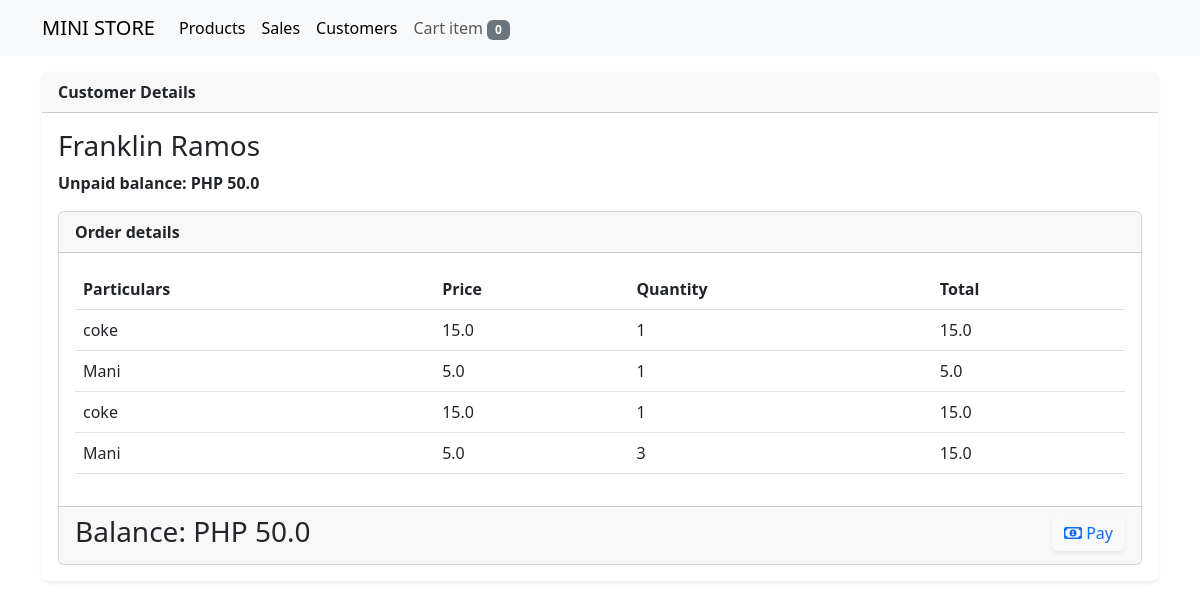
The page /stores/customers/details/1 on the database as committed earlier.
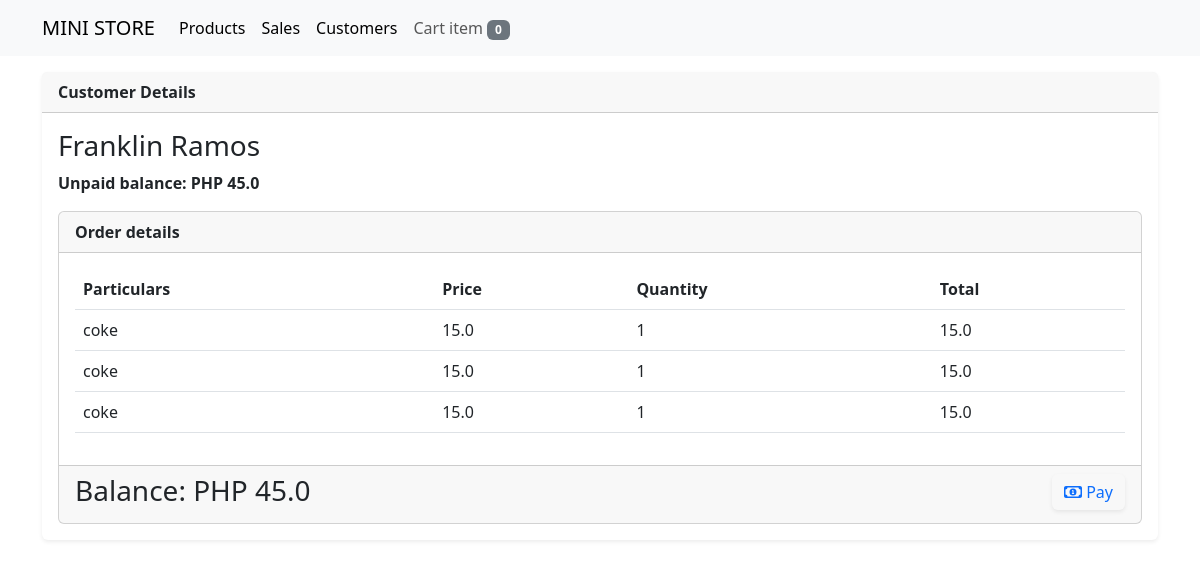
The same page on the database as committed later.
### store/models.py (models this page shows, shortened)
class OrderTransaction(models.Model):
    order_id = models.CharField(max_length=12, unique=True)
    customer = models.ForeignKey(Customer, on_delete=models.CASCADE)
    product = models.ForeignKey(Product, on_delete=models.CASCADE)
    price = models.FloatField()
    quantity = models.PositiveIntegerField()
    total_amount = models.FloatField()
    is_paid = models.BooleanField(default=False)
    created = models.DateTimeField(auto_now_add=True)
    @property
    def get_cost(self):
        cost = self.price * self.quantity
        return cost

class TimeStampedModel(models.Model):
    created = models.DateTimeField(auto_now_add=True)
    updated = models.DateTimeField(auto_now=True)
    class Meta:
        ordering = ('-updated','-created')

class Product(TimeStampedModel):
    user = models.ForeignKey(User, on_delete=models.CASCADE)
    bar_code = models.CharField(max_length=20, unique=True)
    name = models.CharField(max_length=200)
    category = models.ForeignKey(Category, on_delete=models.CASCADE, blank=True, null=True)
    cost = models.FloatField()
    price = models.FloatField()
    quantity = models.IntegerField()

### store/views/customer_view.py (the view)
# urls.py: path('customers/details/<pk>', customer_detail_view, name='customer_details'),
def customer_detail_view(request, pk):
    customer = get_object_or_404(Customer, pk=pk)
    unpaid_orders = OrderTransaction.objects.filter(customer=customer).filter(is_paid=False)
    total_unpaid_orders = unpaid_orders.aggregate(total_unpaid=(Sum(F('price') * F('quantity'))))
    cart = Cart(request)
    cart_items = cart.__len__()
    context = {
        'title': 'customer details',
        'customer': customer,
        'cart_items': cart_items,
        'unpaid_orders': unpaid_orders,
        'total_unpaid_orders': total_unpaid_orders['total_unpaid']
    }
    return render(request, 'customer_detail_view.html', context)

### store/cartitem.py (called while the page is built)
    def __len__(self):
        return sum(item['quantity'] for item in self.cart.values())

### store/templates/customer_detail_view.html (shortened to what this page needs)
{% extends 'base.html' %}
{% block content %}
<div class="row">
    <div class="col-sm-12">
        <div class="card border-0 shadow-sm mt-3">
            <div class="card-header">
                <strong>{{title|title}}</strong>
            </div>
            <div class="card-body">
                <h3>{{ customer.name|title }}</h3>
                <strong>Unpaid balance: PHP {% if total_unpaid_orders %}{{ total_unpaid_orders }}{% else %}0.0{% endif %}</strong>
                {% if unpaid_orders %}
                <div class="card border-1 mt-3">
                    <div class="card-header">
                        <strong>Order details</strong>
                    </div>
                    <div class="card-body">
                        <table class="table">
                            <thead>
                                <tr>
                                    <th>Particulars</th>
                                    <th>Price</th>
                                    <th>Quantity</th>
                                    <th>Total</th>
                                </tr>
                            </thead>
                            <tbody>
                                {% for item in unpaid_orders %}
                                <tr>
                                    <td>{{ item.product.name }}</td>
                                    <td>{{ item.price }}</td>
                                    <td>{{ item.quantity }}</td>
                                    <td>{{ item.get_cost }}</td>
                                </tr>
                                {% endfor %}
                            </tbody>
                        </table>
                    </div>
                    <div class="card-footer">
                        <a class="btn btn-outline-primary border-0 shadow-sm float-end" data-bs-toggle="modal" data-bs-target="#payBalance"><i class="fa-regular fa-money-bill-1"></i> Pay</a>
                        <h3>Balance: PHP {% if total_unpaid_orders %}{{ total_unpaid_orders }}{% else %}0.0{% endif %}</h3>
                    </div>
                </div>
                {% endif %}
            </div>
        </div>
    </div>
</div>
{% endblock %}

Rows that differ between the two databases and show on the page:
removed OrderTransaction: product.name "Mani", price "5.0", quantity "1", get_cost "5.0"
removed OrderTransaction: product.name "Mani", price "5.0", quantity "3", get_cost "15.0"
added OrderTransaction: product.name "coke", price "15.0", quantity "1", get_cost "15.0"
Other text that changed with them:
{{ total_unpaid_orders }}: "50.0" → "45.0"
